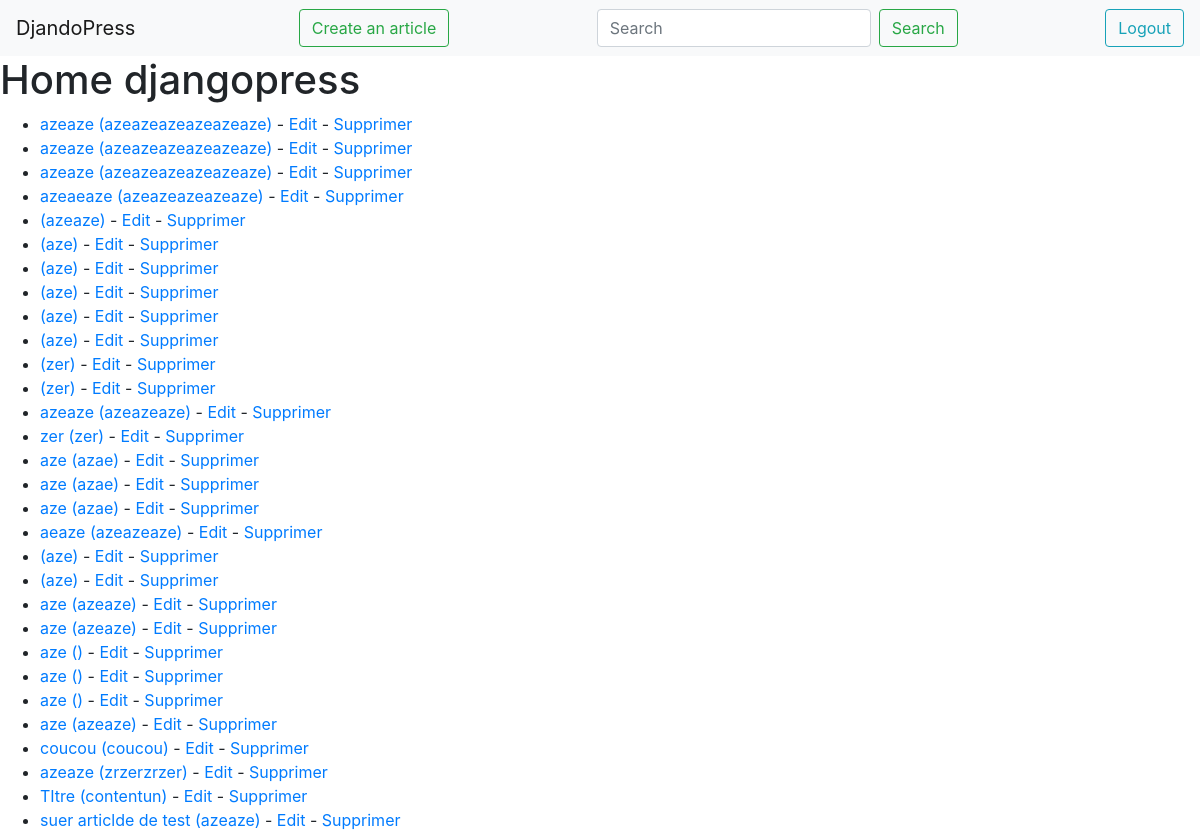
The app's page /fr/ (signed in) with its own data.
### app/models.py (models this page shows, shortened)
class Article(models.Model):
    title = models.CharField(max_length=200,
                             default=None,
                             blank=True,
                             help_text='Title')
    content = models.TextField(default=None,
                               blank=True,
                               help_text='Content')
    author = models.ForeignKey(User, on_delete=models.CASCADE)
    created_at = models.DateTimeField(auto_now_add=True)
    updated_at = models.DateTimeField(auto_now=True)

### app/views.py (the view)
class IndexView(ListView):
    template_name = 'home.html'
    model = Article
    def get_context_data(self, **kwargs):
        context = super().get_context_data(**kwargs)
        return context

### templates/home.html
{% load i18n %}
{% include 'head.html' %}
    <h1>{% trans 'Home djangopress' %}</h1>
    <ul>
    {% for article in object_list %}
        <li><a href="{% url 'article' pk=article.pk %}">{{ article.title }} ({{ article.content }})</a> - <a href="{% url 'updateArticle' pk=article.pk %}">{% trans 'Edit' %}</a> - <a href="{% url 'deleteArticle' pk=article.pk %}">{% trans 'Delete' %}</a></li>
    {% empty %}
        <li>No article available</li>
    {% endfor %}
    </ul>
</body>
</html>

### static/common/styles.css (style rules this page uses)
html, body { height:100%; }

### records on screen
Article: title "azeaze", content "azeazeazeazeazeaze"
Article: title "azeaze", content "azeazeazeazeazeaze"
Article: title "azeaze", content "azeazeazeazeazeaze"
Article: title "azeaeaze", content "azeazeazeazeaze"
Article: content "azeaze"
Article: content "aze"
Article: content "aze"
Article: content "aze"
Article: content "aze"
Article: content "aze"
Article: content "zer"
Article: content "zer"
Article: title "azeaze", content "azeazeaze"
Article: title "zer", content "zer"
Article: title "aze", content "azae"
Article: title "aze", content "azae"
Article: title "aze", content "azae"
Article: title "aeaze", content "azeazeaze"
Article: content "aze"
Article: content "aze"
Article: title "aze", content "azeaze"
Article: title "aze", content "azeaze"
Article: title "aze"
Article: title "aze"
Article: title "aze"
Article: title "aze", content "azeaze"
Article: title "coucou", content "coucou"
Article: title "azeaze", content "zrzerzrzer"
Article: title "TItre", content "contentun"
Article: title "suer articlde de test", content "azeaze"
